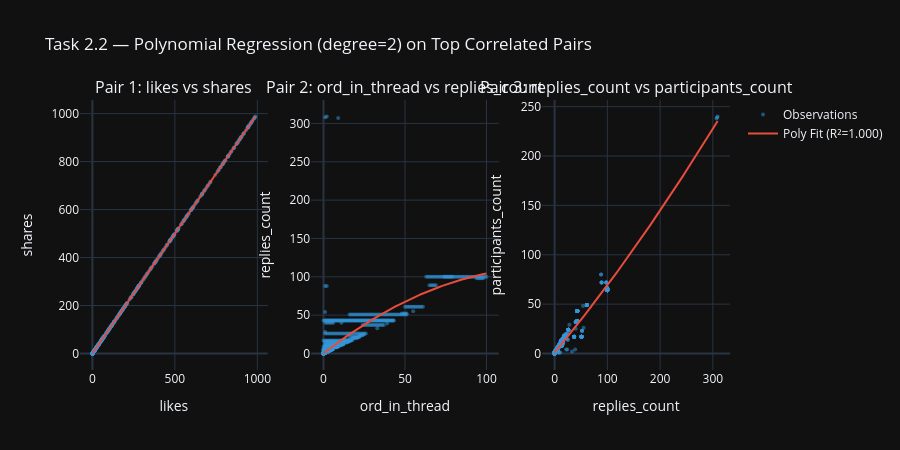

The code cell stored with this chart in its notebook:
### Markdown cell above
## Task 2.2 — Polynomial Regression (degree=2)
A sklearn `Pipeline` combining `PolynomialFeatures` and `LinearRegression`
models non-linear relationships between the top correlated numerical pairs.

### Code cell
# ── Task 2.2: Polynomial Regression ─────────────────────────────────────────
poly_pipe = Pipeline([
    ('poly', PolynomialFeatures(degree=2, include_bias=False)),
    ('linreg', LinearRegression())
])

# Use the top 3 pairs from Task 2.1
top_pair_list = list(top_pairs.index)[:3]

fig = make_subplots(
    rows=1, cols=len(top_pair_list),
    subplot_titles=[
        f'Pair {i+1}: {p[0]} vs {p[1]}' for i, p in enumerate(top_pair_list)
    ]
)

for idx, (col_x, col_y) in enumerate(top_pair_list):
    pair_df = num_df[[col_x, col_y]].dropna()
    X = pair_df[[col_x]].values
    y = pair_df[col_y].values

    poly_pipe.fit(X, y)
    x_range = np.linspace(X.min(), X.max(), 200).reshape(-1, 1)
    y_pred = poly_pipe.predict(x_range)
    r2 = poly_pipe.score(X, y)

    col_pos = idx + 1
    # Scatter: observations
    fig.add_trace(
        go.Scatter(
            x=pair_df[col_x], y=pair_df[col_y],
            mode='markers',
            marker=dict(size=4, color='#3498db', opacity=0.5),
            name='Observations',
            showlegend=(idx == 0)
        ),
        row=1, col=col_pos
    )
    # Line: polynomial regression curve
    fig.add_trace(
        go.Scatter(
            x=x_range.flatten(), y=y_pred,
            mode='lines',
            line=dict(color='#e74c3c', width=2),
            name=f'Poly Fit (R²={r2:.3f})',
            showlegend=(idx == 0)
        ),
        row=1, col=col_pos
    )
    fig.update_xaxes(title_text=col_x, row=1, col=col_pos)
    fig.update_yaxes(title_text=col_y, row=1, col=col_pos)

fig.update_layout(
    title='Task 2.2 — Polynomial Regression (degree=2) on Top Correlated Pairs',
    template='plotly_dark',
    height=450
)
fig.show()

### Figure 1 — Plotly figure (JSON) as saved in the notebook; plotly's stock layout.template omitted (floating-point values rounded to 4 significant figures; data arrays with more than 128 entries replaced by an {"elided": "..."} marker saying what was removed)
{"data": [{"marker": {"color": "#3498db", "opacity": 0.5, "size": 4}, "mode": "markers", "name": "Observations", "showlegend": true, "type": "scatter", "x": {"elided": "8776 int values"}, "xaxis": "x", "y": {"elided": "8776 int values"}, "yaxis": "y"}, {"line": {"color": "#e74c3c", "width": 2}, "mode": "lines", "name": "Poly Fit (R²=1.000)", "showlegend": true, "type": "scatter", "x": {"elided": "200 float values"}, "xaxis": "x", "y": {"elided": "200 float values"}, "yaxis": "y"}, {"marker": {"color": "#3498db", "opacity": 0.5, "size": 4}, "mode": "markers", "name": "Observations", "showlegend": false, "type": "scatter", "x": {"elided": "8776 int values"}, "xaxis": "x2", "y": {"elided": "8776 int values"}, "yaxis": "y2"}, {"line": {"color": "#e74c3c", "width": 2}, "mode": "lines", "name": "Poly Fit (R²=0.698)", "showlegend": false, "type": "scatter", "x": {"elided": "200 float values"}, "xaxis": "x2", "y": {"elided": "200 float values"}, "yaxis": "y2"}, {"marker": {"color": "#3498db", "opacity": 0.5, "size": 4}, "mode": "markers", "name": "Observations", "showlegend": false, "type": "scatter", "x": {"elided": "8776 int values"}, "xaxis": "x3", "y": {"elided": "8776 int values"}, "yaxis": "y3"}, {"line": {"color": "#e74c3c", "width": 2}, "mode": "lines", "name": "Poly Fit (R²=0.949)", "showlegend": false, "type": "scatter", "x": {"elided": "200 float values"}, "xaxis": "x3", "y": {"elided": "200 float values"}, "yaxis": "y3"}], "layout": {"annotations": [{"font": {"size": 16}, "showarrow": false, "text": "Pair 1: likes vs shares", "x": 0.1444, "xanchor": "center", "xref": "paper", "y": 1, "yanchor": "bottom", "yref": "paper"}, {"font": {"size": 16}, "showarrow": false, "text": "Pair 2: ord_in_thread vs replies_count", "x": 0.5, "xanchor": "center", "xref": "paper", "y": 1, "yanchor": "bottom", "yref": "paper"}, {"font": {"size": 16}, "showarrow": false, "text": "Pair 3: replies_count vs participants_count", "x": 0.8556, "xanchor": "center", "xref": "paper", "y": 1, "yanchor": "bottom", "yref": "paper"}], "height": 450, "title": {"text": "Task 2.2 — Polynomial Regression (degree=2) on Top Correlated Pairs"}, "xaxis": {"anchor": "y", "domain": [0, 0.2889], "title": {"text": "likes"}}, "xaxis2": {"anchor": "y2", "domain": [0.3556, 0.6444], "title": {"text": "ord_in_thread"}}, "xaxis3": {"anchor": "y3", "domain": [0.7111, 1], "title": {"text": "replies_count"}}, "yaxis": {"anchor": "x", "domain": [0, 1], "title": {"text": "shares"}}, "yaxis2": {"anchor": "x2", "domain": [0, 1], "title": {"text": "replies_count"}}, "yaxis3": {"anchor": "x3", "domain": [0, 1], "title": {"text": "participants_count"}}}}
